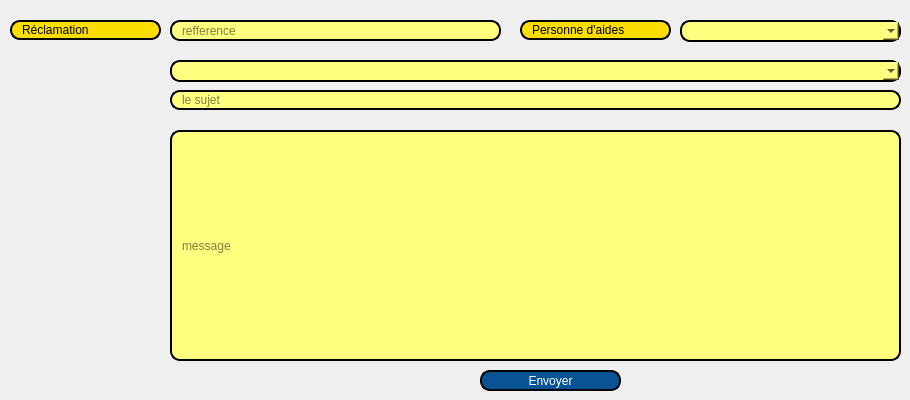
      <widget class="QWidget" name="Ajouter_C_3">
       <attribute name="title">
        <string>Envoyer</string>
       </attribute>
       <widget class="QLineEdit" name="lineedit_sujet">
        <property name="geometry">
         <rect>
          <x>170</x>
          <y>90</y>
          <width>731</width>
          <height>20</height>
         </rect>
        </property>
        <property name="styleSheet">
         <string notr="true">border: 2px solid black;
border-radius: 10px;
padding: 0 8px;
background:  rgb(255, 255, 127);
selection-background-color: gray;
</string>
        </property>
        <property name="placeholderText">
         <string>le sujet</string>
        </property>
       </widget>
       <widget class="QPushButton" name="envoyer">
        <property name="geometry">
         <rect>
          <x>480</x>
          <y>370</y>
          <width>141</width>
          <height>21</height>
         </rect>
        </property>
        <property name="styleSheet">
         <string notr="true">border: 2px solid black;
border-radius: 10px;
padding: 0 8px;
color: rgb(255, 255, 255);
background:#085394	;
font: bold, &quot;Comic Sans MS&quot;;</string>
        </property>
        <property name="text">
         <string>Envoyer</string>
        </property>
       </widget>
       <widget class="QLineEdit" name="lineedit_ref">
        <property name="geometry">
         <rect>
          <x>170</x>
          <y>20</y>
          <width>331</width>
          <height>21</height>
         </rect>
        </property>
        <property name="styleSheet">
         <string notr="true">border: 2px solid black;
border-radius: 10px;
padding: 0 8px;
background:  rgb(255, 255, 127);
selection-background-color: gray;
</string>
        </property>
        <property name="placeholderText">
         <string>refference</string>
        </property>
       </widget>
       <widget class="QLineEdit" name="lineEdit_60">
        <property name="geometry">
         <rect>
          <x>10</x>
          <y>20</y>
          <width>151</width>
          <height>20</height>
         </rect>
        </property>
        <property name="styleSheet">
         <string notr="true">border: 2px solid black;
font: 75 8pt &quot;MS Shell Dlg 2&quot;;
border-radius: 10px;
padding: 0 8px;
background: #fade02;
font: bold, &quot;Comic Sans MS&quot;;;
text-align:center;</string>
        </property>
        <property name="text">
         <string>Réclamation</string>
        </property>
        <property name="readOnly">
         <bool>true</bool>
        </property>
       </widget>
       <widget class="QLineEdit" name="lineedit_msg">
        <property name="geometry">
         <rect>
          <x>170</x>
          <y>130</y>
          <width>731</width>
          <height>231</height>
         </rect>
        </property>
        <property name="styleSheet">
         <string notr="true">border: 2px solid black;
border-radius: 10px;
padding: 0 8px;
background:  rgb(255, 255, 127);
selection-background-color: gray;
</string>
        </property>
        <property name="placeholderText">
         <string>message</string>
        </property>
       </widget>
       <widget class="QComboBox" name="comboBo_2">
        <property name="geometry">
         <rect>
          <x>680</x>
          <y>20</y>
          <width>221</width>
          <height>22</height>
         </rect>
        </property>
        <property name="styleSheet">
         <string notr="true">border: 2px solid black;
border-radius: 10px;
padding: 0 8px;
background:  rgb(255, 255, 127);
selection-background-color: gray;
</string>
        </property>
       </widget>
       <widget class="QLineEdit" name="lineEdit_61">
        <property name="geometry">
         <rect>
          <x>520</x>
          <y>20</y>
          <width>151</width>
          <height>20</height>
         </rect>
        </property>
        <property name="styleSheet">
         <string notr="true">border: 2px solid black;
font: 75 8pt &quot;MS Shell Dlg 2&quot;;
border-radius: 10px;
padding: 0 8px;
background: #fade02;
font: bold, &quot;Comic Sans MS&quot;;;
text-align:center;</string>
        </property>
        <property name="text">
         <string>Personne d'aides</string>
        </property>
        <property name="readOnly">
         <bool>true</bool>
        </property>
       </widget>
       <widget class="QComboBox" name="comboBo_3">
        <property name="geometry">
         <rect>
          <x>170</x>
          <y>60</y>
          <width>731</width>
          <height>22</height>
         </rect>
        </property>
        <property name="styleSheet">
         <string notr="true">border: 2px solid black;
border-radius: 10px;
padding: 0 8px;
background:  rgb(255, 255, 127);
selection-background-color: gray;
</string>
        </property>
       </widget>
      </widget>
